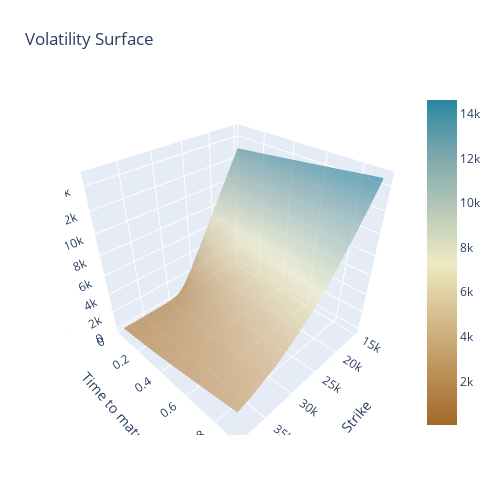

Notebook cell for this chart:
### Code cell
import plotly.graph_objects as go

fig = go.Figure(data=[go.Surface(x=strikes, y=maturities, z=surf_mjd_prices, colorscale='Earth',opacity=0.65),
                     ])
fig.update_layout(title='Volatility Surface', autosize=False,
                  width=500, height=500,
                  margin=dict(l=65, r=50, b=65, t=90), )

fig.update_layout(scene = dict(
                    xaxis_title='Strike',
                    yaxis_title='Time to maturity',
                    zaxis_title='Call Option Price'),)
fig.show()

### Figure 1 — Plotly figure (JSON) as saved in the notebook; plotly's stock layout.template omitted (floating-point values rounded to 4 significant figures; data arrays with more than 128 entries replaced by an {"elided": "..."} marker saying what was removed)
{"data": [{"colorscale": [[0, "rgb(161, 105, 40)"], [0.1667, "rgb(189, 146, 90)"], [0.3333, "rgb(214, 189, 141)"], [0.5, "rgb(237, 234, 194)"], [0.6667, "rgb(181, 200, 184)"], [0.8333, "rgb(121, 167, 172)"], [1, "rgb(40, 135, 161)"]], "opacity": 0.65, "type": "surface", "x": [15000, 16000, 17000, 18000, 19000, 20000, 21000, 22000, 23000, 24000, 25000, 26000, 27000, 28000, 29000, 30000, 31000, 32000, 33000, 34000, 35000, 36000, 37000, 38000, 39000, 40000, 41000, 42000, 43000, 44000, 45000, 46000, 47000, 48000, 49000, 50000, 51000, 52000, 53000, 54000], "y": {"elided": "325 float values"}, "z": {"elided": "325x25 float values"}}], "layout": {"autosize": false, "height": 500, "margin": {"b": 65, "l": 65, "r": 50, "t": 90}, "scene": {"xaxis": {"title": {"text": "Strike"}}, "yaxis": {"title": {"text": "Time to maturity"}}, "zaxis": {"title": {"text": "Call Option Price"}}}, "title": {"text": "Volatility Surface"}, "width": 500}}
